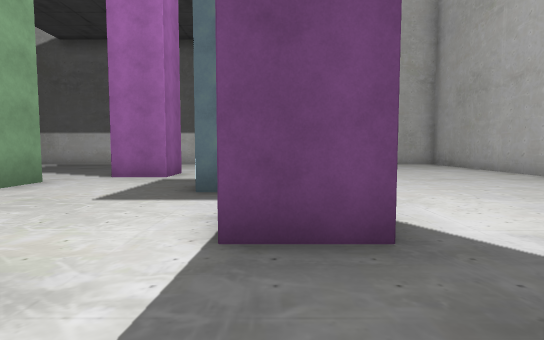
view 1 (above)

16 first-person views from a walk through a scene from a Unity 3-D project. The camera is 1.4 m above the floor, tilts 4° down and sees 80° across. The floor is counted in squares, 2 m on a side. Each view is taken from the middle of a square. On the plan, view 1 faces up. The plan holds only what a view shows up to about 10 squares ahead; the rest is blank. The place goes on beyond the plan. Some surface patterns are stand-ins.

view 2
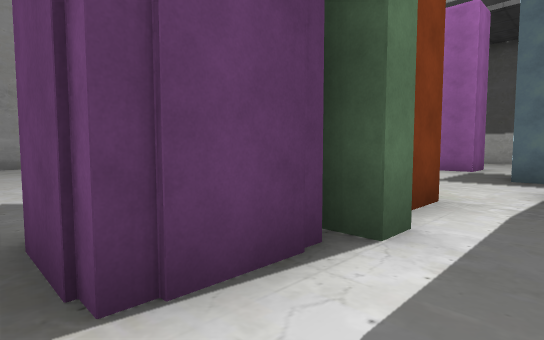

view 3
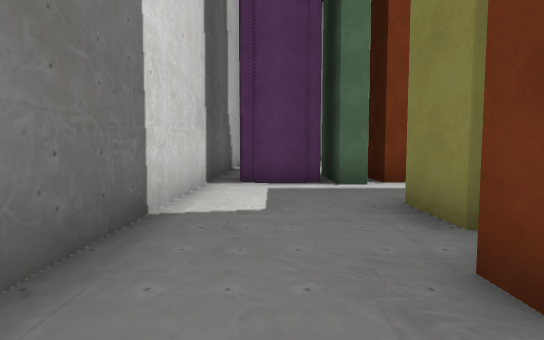

view 4
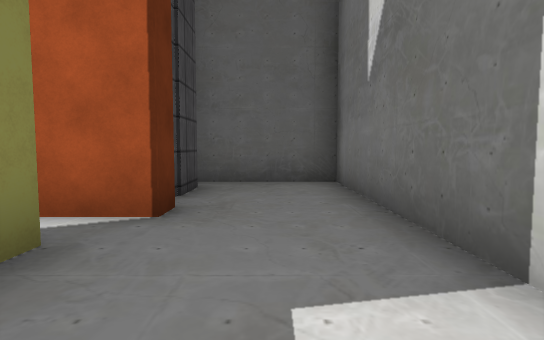

view 5
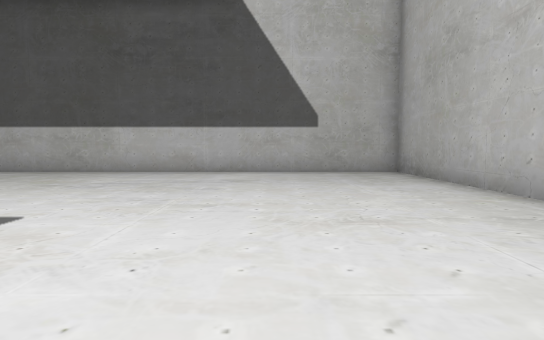

view 6
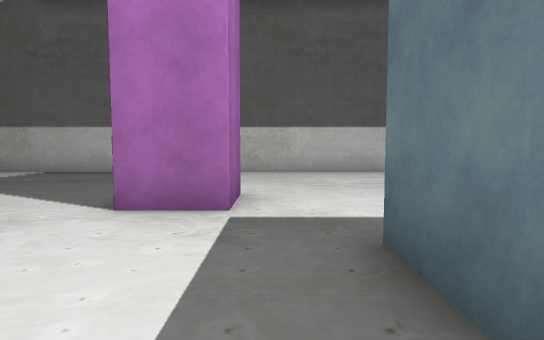

view 7
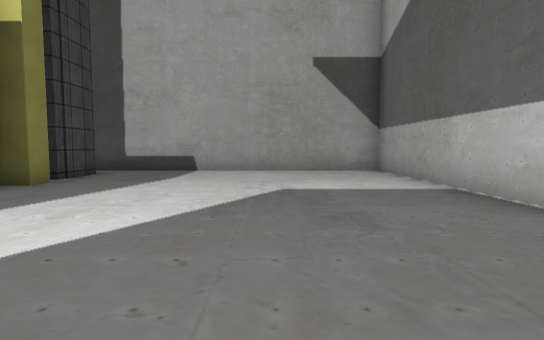

view 8
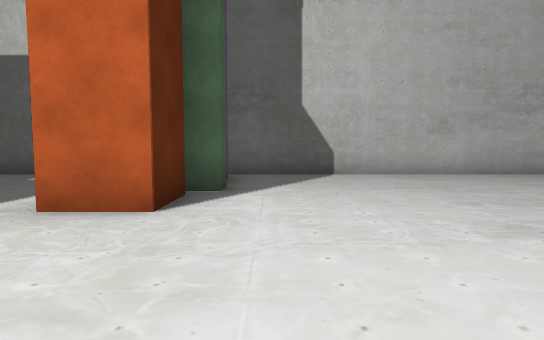

view 9
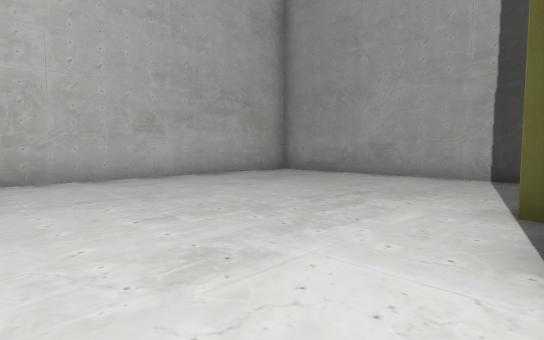

view 10
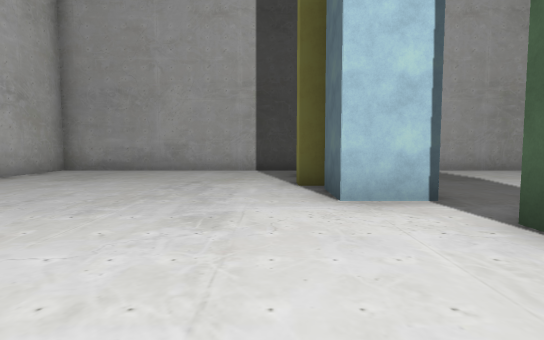

view 11
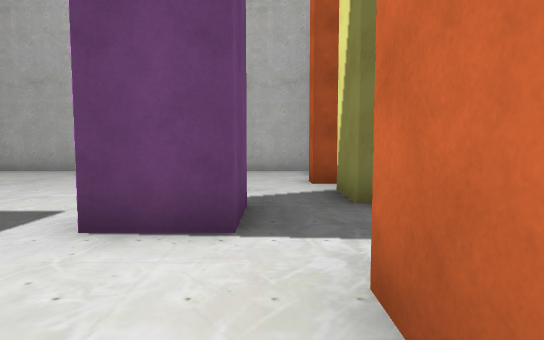

view 12
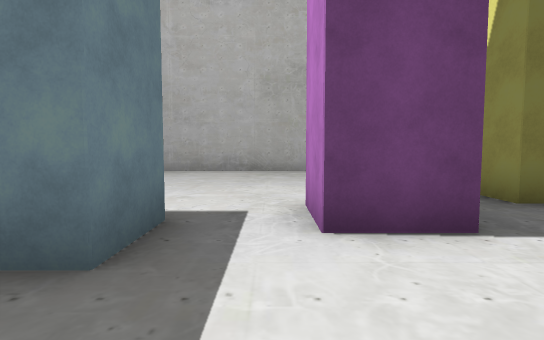

view 13
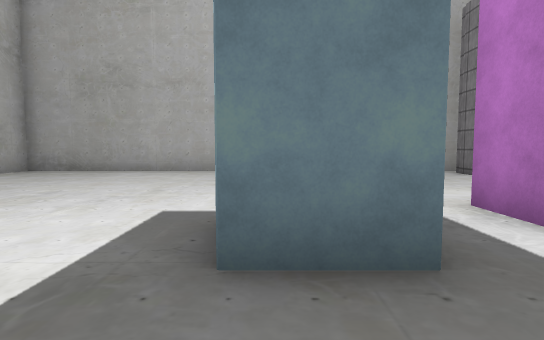

view 14
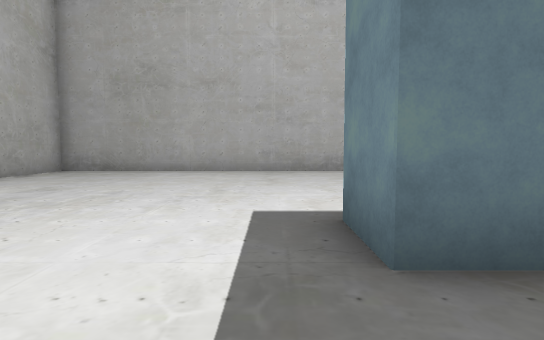

view 15
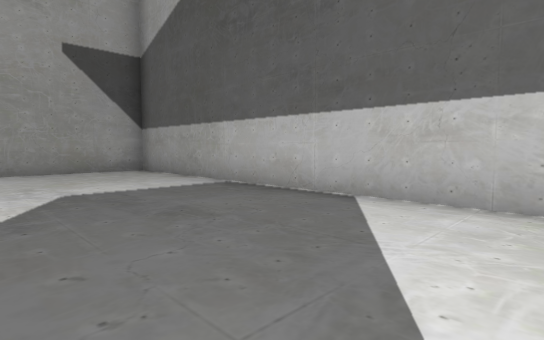

view 16
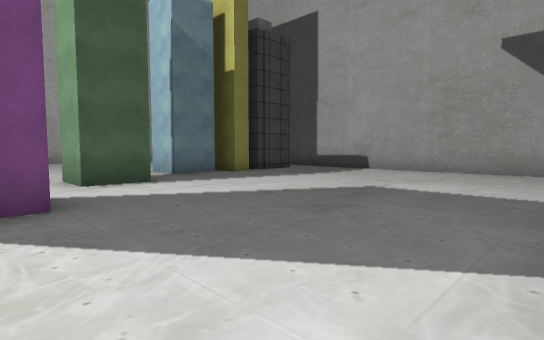

### Floor plan
Points are (right, up) in squares from view 1. A wall is a line through its corners. A room is listed if a view was taken in it or the views show most of it. See-through windows are left out.
Room 1 (views 1, 2, 3, 4)
walls: (2.4, -0.3) (1, -0.3); (3.9, -0.9) (3.2, -0.9) (3.2, 1.2); (-1.3, -2.3) (-1.7, -2.7); (-1.4, -1) (-1.4, -2.7) (-2.8, -2.7); (-1.1, -0.1) (-1.1, -0.9) (-3.2, -0.9); (6, -0.7) (4.5, -0.7); (-3.6, -3.3) (6.6, -3.3) (6.6, 0)
ways out: opening at (-3, -3) to room 2; opening at (0, 0) to room 2; opening at (3, 0.5) to room 2
Room 2 (views 5, 6, 7, 8, 9, 10, 11, 12, 13, 14, 15, 16)
walls: (-6, 6.5) (-4.6, 6.5) (-4.6, 5.2); (-3.9, 8.9) (-3.2, 8.9); (-2.5, 8.9) (-2.5, 7.6) (-3.8, 7.6); (0.1, 5) (-1.2, 5) (-1.2, 6.3) (0.1, 6.3); (-8.5, 5.2) (-7.2, 5.2) (-7.2, 3.9) (-8.5, 3.9); (-2.7, 1.5) (-1.4, 1.5) (-1.4, 0.2) (-2.7, 0.2) (-2.7, 1.5); (-9.5, 5.6) (-8.9, 5.6) (-8.9, 3.5); (1, 2.3) (-0.4, 2.3) (-0.4, 3.6) (1, 3.6); (-3.2, -0.9) (-3.2, -0.2) (-2.5, -0.2); (1, 0.9) (2.4, 0.9); (-11.6, 5.4) (-10, 5.4); (3.2, 1.2) (3.9, 1.2); (5.1, 0.9) (6, 0.9); (6.6, 0) (6.6, 13.2) (-12.8, 13.2) (-12.8, -3.3) (-3.6, -3.3)
ways out: opening at (-3, -3) to room 1; opening at (0, 0) to room 1; opening at (3, 0.5) to room 1

Positions as (right, up) in squares from view 1, and headings:
1: (0, 0), facing up
2: (0, -3), facing up-left
3: (5, -2), facing left
4: (0, -2), facing right
5: (3, 4), facing up
6: (-2, 4), facing up
7: (-3, 10), facing left
8: (-4, 5), facing down
9: (-5, 4), facing down-left
10: (-3, 3), facing left
11: (-3, 2), facing right
12: (-3, 4), facing right
13: (-3, 6), facing right
14: (-3, 7), facing right
15: (-3, 9), facing up-left
16: (-3, 13), facing down-left
